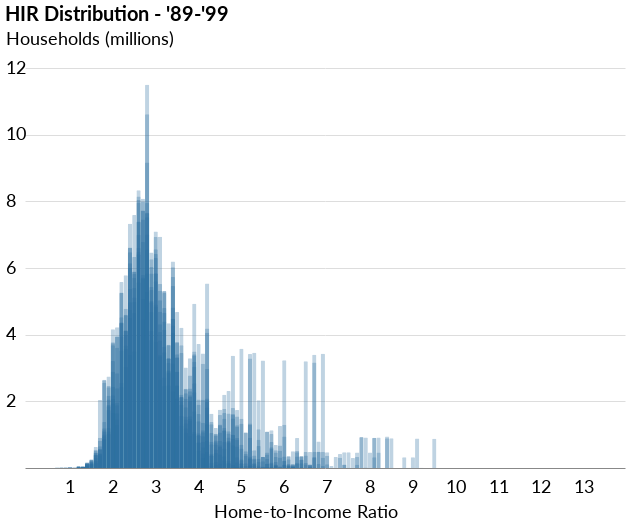

The code cell stored with this chart in its notebook:
### Markdown cell above
#### 1989-1999 Distribution

### Code cell
years = range(1989,2000)
variables = []
counter = 0
for year in years:
    df = pd.DataFrame(yrs_dict[year]['bins'].items(), columns=['Bins', 'Counts']).sort_values(['Bins'])
    df = df[df.Bins <= 13]  # Removing outliers (to ensure consistent x axis values)
    add_vals = []
    for val in np.arange(0,14,.1):
        if round(val,1) not in df.Bins.values:
            add_vals.append(round(val,1))
    missing_vals = pd.DataFrame({'Bins':add_vals, 'Counts':list(np.full(len(add_vals),0))})
    df = pd.concat([df, missing_vals]).sort_values('Bins')
    
    var = alt.Chart(df, title='HIR Distribution - \'89-\'99'
                   ).mark_bar(color='#2d6e9f', size=4.2, opacity=.3, cornerRadiusTopLeft=1, cornerRadiusTopRight=1
                             ).encode(x=alt.X('Bins:O', title='Home-to-Income Ratio', axis=alt.Axis(values=list(range(1,14)), titleFontSize=18, labelFontSize=18, titleY=35)), 
                                      y=alt.Y('Counts:Q', title='Households (millions)', scale=alt.Scale(domain=[0,12]), axis=alt.Axis(titleFontSize=18, labelFontSize=18, values=list(range(2,14,2)))))
    variables.append(var)
    counter += 1

combined8999 = var   # Last chart created (must assign altair chart object to variable to enable appending)
for var in variables[:-1]:  # Excluding last chart (b/c it's already assigned to 'test')
    combined8999 += var

combined8999

### Figure 1 — Vega-Lite specification as saved in the notebook (floating-point values rounded to 4 significant figures; data arrays with more than 128 entries replaced by an {"elided": "..."} marker saying what was removed)
{"width": 600, "height": 400, "background": "white", "config": {"title": {"fontSize": 20, "anchor": "start", "font": "Lato", "offset": 5}, "axisX": {"grid": false, "labelFont": "Lato", "labelFontSize": 14, "labelAngle": 0, "labelPadding": 10, "ticks": false, "tickSize": 5, "title": null, "titleFont": "Lato", "titleFontSize": 14, "titleFontWeight": "light", "titleY": 30, "titleX": 280}, "axisY": {"grid": true, "gridOpacity": 1, "labelFont": "Lato", "labelFontSize": 14, "labelLimit": 100, "labelAlign": "left", "labelPadding": 20, "ticks": false, "title": null, "titleFont": "Lato", "titleFontWeight": "normal", "titleFontSize": 14, "titleAlign": "left", "titleAngle": 0, "titleY": -20, "titleX": -20, "domainWidth": 0}, "view": {"strokeOpacity": 0}}, "layer": [{"data": {"name": "data-7d3ad9c4e9967338a7a3cdc40ae3590d"}, "mark": {"type": "bar", "color": "#2d6e9f", "cornerRadiusTopLeft": 1, "cornerRadiusTopRight": 1, "opacity": 0.3, "size": 4.2}, "encoding": {"x": {"type": "ordinal", "axis": {"labelFontSize": 18, "titleFontSize": 18, "titleY": 35, "values": [1, 2, 3, 4, 5, 6, 7, 8, 9, 10, 11, 12, 13]}, "field": "Bins", "title": "Home-to-Income Ratio"}, "y": {"type": "quantitative", "axis": {"labelFontSize": 18, "titleFontSize": 18, "values": [2, 4, 6, 8, 10, 12]}, "field": "Counts", "scale": {"domain": [0, 12]}, "title": "Households (millions)"}}, "title": "HIR Distribution - '89-'99"}, {"data": {"name": "data-f7ef9804193f1cb170d9207708074043"}, "mark": {"type": "bar", "color": "#2d6e9f", "cornerRadiusTopLeft": 1, "cornerRadiusTopRight": 1, "opacity": 0.3, "size": 4.2}, "encoding": {"x": {"type": "ordinal", "axis": {"labelFontSize": 18, "titleFontSize": 18, "titleY": 35, "values": [1, 2, 3, 4, 5, 6, 7, 8, 9, 10, 11, 12, 13]}, "field": "Bins", "title": "Home-to-Income Ratio"}, "y": {"type": "quantitative", "axis": {"labelFontSize": 18, "titleFontSize": 18, "values": [2, 4, 6, 8, 10, 12]}, "field": "Counts", "scale": {"domain": [0, 12]}, "title": "Households (millions)"}}, "title": "HIR Distribution - '89-'99"}, {"data": {"name": "data-d3754c2d62adb4f34825ba8462d0f061"}, "mark": {"type": "bar", "color": "#2d6e9f", "cornerRadiusTopLeft": 1, "cornerRadiusTopRight": 1, "opacity": 0.3, "size": 4.2}, "encoding": {"x": {"type": "ordinal", "axis": {"labelFontSize": 18, "titleFontSize": 18, "titleY": 35, "values": [1, 2, 3, 4, 5, 6, 7, 8, 9, 10, 11, 12, 13]}, "field": "Bins", "title": "Home-to-Income Ratio"}, "y": {"type": "quantitative", "axis": {"labelFontSize": 18, "titleFontSize": 18, "values": [2, 4, 6, 8, 10, 12]}, "field": "Counts", "scale": {"domain": [0, 12]}, "title": "Households (millions)"}}, "title": "HIR Distribution - '89-'99"}, {"data": {"name": "data-946ed550e3b6d50539ef211f84be524f"}, "mark": {"type": "bar", "color": "#2d6e9f", "cornerRadiusTopLeft": 1, "cornerRadiusTopRight": 1, "opacity": 0.3, "size": 4.2}, "encoding": {"x": {"type": "ordinal", "axis": {"labelFontSize": 18, "titleFontSize": 18, "titleY": 35, "values": [1, 2, 3, 4, 5, 6, 7, 8, 9, 10, 11, 12, 13]}, "field": "Bins", "title": "Home-to-Income Ratio"}, "y": {"type": "quantitative", "axis": {"labelFontSize": 18, "titleFontSize": 18, "values": [2, 4, 6, 8, 10, 12]}, "field": "Counts", "scale": {"domain": [0, 12]}, "title": "Households (millions)"}}, "title": "HIR Distribution - '89-'99"}, {"data": {"name": "data-9a1be105163ae3314e0638c98ea0a2f1"}, "mark": {"type": "bar", "color": "#2d6e9f", "cornerRadiusTopLeft": 1, "cornerRadiusTopRight": 1, "opacity": 0.3, "size": 4.2}, "encoding": {"x": {"type": "ordinal", "axis": {"labelFontSize": 18, "titleFontSize": 18, "titleY": 35, "values": [1, 2, 3, 4, 5, 6, 7, 8, 9, 10, 11, 12, 13]}, "field": "Bins", "title": "Home-to-Income Ratio"}, "y": {"type": "quantitative", "axis": {"labelFontSize": 18, "titleFontSize": 18, "values": [2, 4, 6, 8, 10, 12]}, "field": "Counts", "scale": {"domain": [0, 12]}, "title": "Households (millions)"}}, "title": "HIR Distribution - '89-'99"}, {"data": {"name": "data-effe392653d4bcf85e85800a6738f676"}, "mark": {"type": "bar", "color": "#2d6e9f", "cornerRadiusTopLeft": 1, "cornerRadiusTopRight": 1, "opacity": 0.3, "size": 4.2}, "encoding": {"x": {"type": "ordinal", "axis": {"labelFontSize": 18, "titleFontSize": 18, "titleY": 35, "values": [1, 2, 3, 4, 5, 6, 7, 8, 9, 10, 11, 12, 13]}, "field": "Bins", "title": "Home-to-Income Ratio"}, "y": {"type": "quantitative", "axis": {"labelFontSize": 18, "titleFontSize": 18, "values": [2, 4, 6, 8, 10, 12]}, "field": "Counts", "scale": {"domain": [0, 12]}, "title": "Households (millions)"}}, "title": "HIR Distribution - '89-'99"}, {"data": {"name": "data-40a8af74425484c117cfe1839cae9688"}, "mark": {"type": "bar", "color": "#2d6e9f", "cornerRadiusTopLeft": 1, "cornerRadiusTopRight": 1, "opacity": 0.3, "size": 4.2}, "encoding": {"x": {"type": "ordinal", "axis": {"labelFontSize": 18, "titleFontSize": 18, "titleY": 35, "values": [1, 2, 3, 4, 5, 6, 7, 8, 9, 10, 11, 12, 13]}, "field": "Bins", "title": "Home-to-Income Ratio"}, "y": {"type": "quantitative", "axis": {"labelFontSize": 18, "titleFontSize": 18, "values": [2, 4, 6, 8, 10, 12]}, "field": "Counts", "scale": {"domain": [0, 12]}, "title": "Households (millions)"}}, "title": "HIR Distribution - '89-'99"}, {"data": {"name": "data-366f53a6cd3379cae4927efa71ca609d"}, "mark": {"type": "bar", "color": "#2d6e9f", "cornerRadiusTopLeft": 1, "cornerRadiusTopRight": 1, "opacity": 0.3, "size": 4.2}, "encoding": {"x": {"type": "ordinal", "axis": {"labelFontSize": 18, "titleFontSize": 18, "titleY": 35, "values": [1, 2, 3, 4, 5, 6, 7, 8, 9, 10, 11, 12, 13]}, "field": "Bins", "title": "Home-to-Income Ratio"}, "y": {"type": "quantitative", "axis": {"labelFontSize": 18, "titleFontSize": 18, "values": [2, 4, 6, 8, 10, 12]}, "field": "Counts", "scale": {"domain": [0, 12]}, "title": "Households (millions)"}}, "title": "HIR Distribution - '89-'99"}, {"data": {"name": "data-9efcd837b108a84bd7e16b6dae4d3d55"}, "mark": {"type": "bar", "color": "#2d6e9f", "cornerRadiusTopLeft": 1, "cornerRadiusTopRight": 1, "opacity": 0.3, "size": 4.2}, "encoding": {"x": {"type": "ordinal", "axis": {"labelFontSize": 18, "titleFontSize": 18, "titleY": 35, "values": [1, 2, 3, 4, 5, 6, 7, 8, 9, 10, 11, 12, 13]}, "field": "Bins", "title": "Home-to-Income Ratio"}, "y": {"type": "quantitative", "axis": {"labelFontSize": 18, "titleFontSize": 18, "values": [2, 4, 6, 8, 10, 12]}, "field": "Counts", "scale": {"domain": [0, 12]}, "title": "Households (millions)"}}, "title": "HIR Distribution - '89-'99"}, {"data": {"name": "data-c939b372e10596abf5be62af192f9d62"}, "mark": {"type": "bar", "color": "#2d6e9f", "cornerRadiusTopLeft": 1, "cornerRadiusTopRight": 1, "opacity": 0.3, "size": 4.2}, "encoding": {"x": {"type": "ordinal", "axis": {"labelFontSize": 18, "titleFontSize": 18, "titleY": 35, "values": [1, 2, 3, 4, 5, 6, 7, 8, 9, 10, 11, 12, 13]}, "field": "Bins", "title": "Home-to-Income Ratio"}, "y": {"type": "quantitative", "axis": {"labelFontSize": 18, "titleFontSize": 18, "values": [2, 4, 6, 8, 10, 12]}, "field": "Counts", "scale": {"domain": [0, 12]}, "title": "Households (millions)"}}, "title": "HIR Distribution - '89-'99"}, {"data": {"name": "data-e84b6da1d7db8c7a5b0b380c6a5fe07a"}, "mark": {"type": "bar", "color": "#2d6e9f", "cornerRadiusTopLeft": 1, "cornerRadiusTopRight": 1, "opacity": 0.3, "size": 4.2}, "encoding": {"x": {"type": "ordinal", "axis": {"labelFontSize": 18, "titleFontSize": 18, "titleY": 35, "values": [1, 2, 3, 4, 5, 6, 7, 8, 9, 10, 11, 12, 13]}, "field": "Bins", "title": "Home-to-Income Ratio"}, "y": {"type": "quantitative", "axis": {"labelFontSize": 18, "titleFontSize": 18, "values": [2, 4, 6, 8, 10, 12]}, "field": "Counts", "scale": {"domain": [0, 12]}, "title": "Households (millions)"}}, "title": "HIR Distribution - '89-'99"}], "$schema": "https://vega.github.io/schema/vega-lite/v4.0.0.json", "datasets": {"data-7d3ad9c4e9967338a7a3cdc40ae3590d": {"elided": "140 records"}, "data-f7ef9804193f1cb170d9207708074043": {"elided": "140 records"}, "data-d3754c2d62adb4f34825ba8462d0f061": {"elided": "140 records"}, "data-946ed550e3b6d50539ef211f84be524f": {"elided": "140 records"}, "data-9a1be105163ae3314e0638c98ea0a2f1": {"elided": "140 records"}, "data-effe392653d4bcf85e85800a6738f676": {"elided": "140 records"}, "data-40a8af74425484c117cfe1839cae9688": {"elided": "140 records"}, "data-366f53a6cd3379cae4927efa71ca609d": {"elided": "140 records"}, "data-9efcd837b108a84bd7e16b6dae4d3d55": {"elided": "140 records"}, "data-c939b372e10596abf5be62af192f9d62": {"elided": "140 records"}, "data-e84b6da1d7db8c7a5b0b380c6a5fe07a": {"elided": "140 records"}}}
